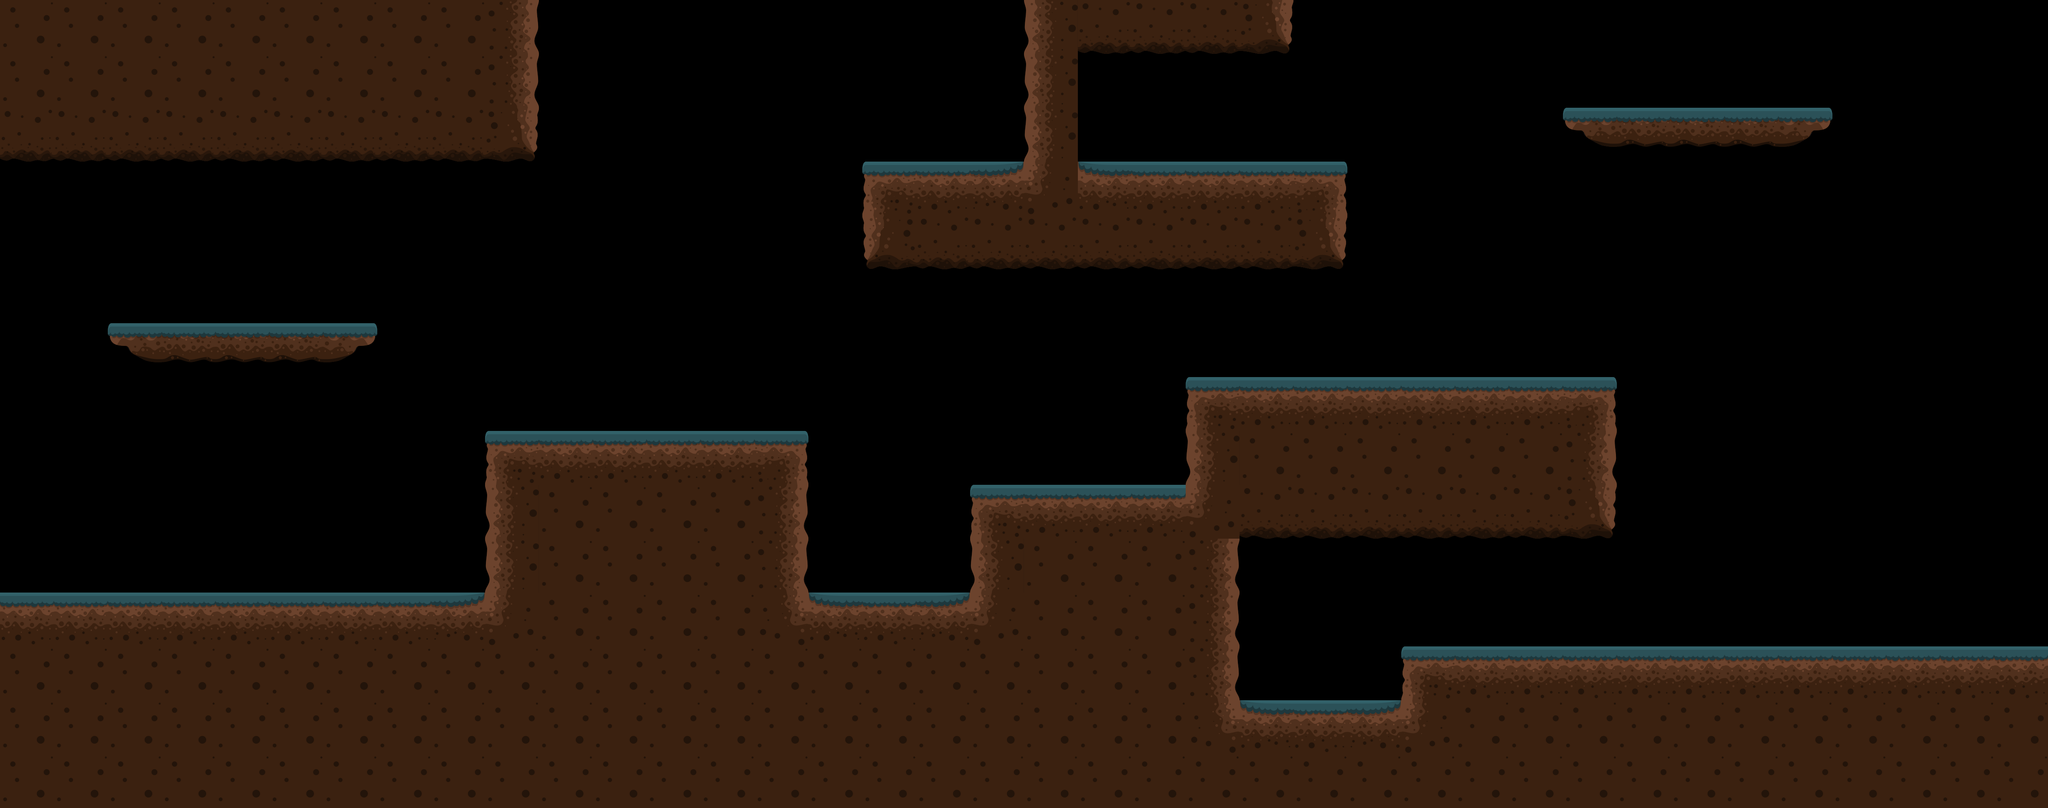

Below is a game level as drawn by its tile map, then a one-line description and the .tmx that defines it (tile-layer data replaced by summaries):
An orthogonal 38x15 tile map with 128x128 px tiles, 1 tile layer (Tile Layer 1), 2 tilesets and 39 objects.

<map version="1.10" tiledversion="1.11.2" orientation="orthogonal" renderorder="right-down" width="38" height="15" tilewidth="128" tileheight="128" infinite="0" nextlayerid="5" nextobjectid="54">
 <tileset firstgid="1" source="TilesPB.tsx" />
 <tileset firstgid="21" source="Objects.tsx" />
 <layer id="1" name="Tile Layer 1" width="38" height="15">
  <data>[570 cells, 250 non-empty, 16 distinct tile ids]</data>
 </layer>
 <objectgroup id="2" name="Object Layer 1">
  <object id="6" gid="28" x="4614.26" y="1542.44" width="239.256" height="270.992" />
  <object id="7" gid="29" x="4603.68" y="1283.26" width="260.413" height="165.207" />
  <object id="8" gid="21" x="517.661" y="1408.63" width="128.314" height="134.603" />
  <object id="9" gid="21" x="3558.98" y="895.57" width="128.314" height="134.603" />
  <object id="14" gid="23" x="2569.5" y="394.091" width="182" height="90" />
  <object id="15" gid="23" x="2008.83" y="1420.21" width="182" height="90" />
  <object id="16" gid="23" x="3368.17" y="1547.15" width="182" height="90" />
  <object id="17" gid="23" x="268.669" y="774.917" width="182" height="90" />
  <object id="18" gid="27" x="2425.24" y="1158.32" width="280.099" height="132.182" />
  <object id="19" gid="35" x="4106.36" y="1537.73" width="186.628" height="71.157" />
  <object id="20" gid="39" x="359.479" y="770.579" width="286" height="239" />
  <object id="25" gid="26" x="1409" y="1024" width="126" height="127" />
  <object id="26" gid="26" x="1535" y="1025" width="126" height="127" />
  <object id="27" gid="26" x="1658" y="1025" width="126" height="127" />
  <object id="28" gid="26" x="1661" y="897" width="126" height="127" />
  <object id="29" gid="26" x="1536" y="897" width="126" height="127" />
  <object id="30" gid="26" x="1664" y="769" width="126" height="127" />
  <object id="31" gid="2" x="676" y="1708" width="128" height="128" />
  <object id="32" gid="2" x="2696" y="1528" width="128" height="128" />
  <object id="33" gid="2" x="4112" y="1936" width="128" height="128" />
  <object id="34" gid="1" x="3080" y="1060" width="128" height="128" />
  <object id="35" gid="3" x="2488" y="1888" width="128" height="128" />
  <object id="36" gid="3" x="1604" y="1252" width="128" height="128" />
  <object id="37" gid="3" x="1264" y="1840" width="128" height="128" />
  <object id="38" gid="3" x="136" y="1708" width="128" height="128" />
  <object id="39" gid="3" x="928" y="128" width="128" height="128" />
  <object id="40" gid="4" x="312" y="324" width="128" height="128" />
  <object id="41" gid="4" x="80" y="184" width="128" height="128" />
  <object id="42" gid="4" x="4568" y="1732" width="128" height="128" />
  <object id="43" gid="4" x="3456" y="1828" width="128" height="128" />
  <object id="44" gid="4" x="3640" y="1224" width="128" height="128" />
  <object id="45" gid="4" x="2792" y="2372" width="128" height="128" />
 </objectgroup>
 <objectgroup id="4" name="Colliders">
  <object id="47" x="0" y="15.2988">
   <polygon points="0,0 5.0996,356.972 1269.8,362.072 1280,-20.3984" />
  </object>
  <object id="48" x="2070.44" y="397.769">
   <polygon points="0,0 362.072,-10.1992 367.171,-402.869 989.323,-392.669 989.323,-265.179 499.761,-285.578 479.363,-10.1992 1121.91,-15.2988 1127.01,234.582 -25.498,234.582" />
  </object>
  <object id="49" x="260.08" y="770.04">
   <polygon points="0,0 622.151,0 540.558,81.5936 107.092,86.6932" />
  </object>
  <object id="50" x="-30.5976" y="1412.59">
   <polygon points="0,0 1178.01,-5.0996 1183.11,-397.769 1438.09,-397.769 1432.99,-520.159 1555.38,-520.159 1555.38,-642.55 1672.67,-642.55 1682.87,-775.139 1830.76,-780.239 1820.56,-387.57 1927.65,-382.47 1922.55,5.0996 2361.12,10.1992 2350.92,-265.179 2865.98,-249.88 2865.98,-504.861 3860.4,-504.861 3865.5,-127.49 2952.67,-137.689 2957.77,285.578 3355.54,290.677 3355.54,127.49 4885.42,132.59 4890.52,515.06 -20.3984,555.857" />
  </object>
  <object id="51" x="4865.02" y="-5.0996">
   <polygon points="0,0 -5.0996,1922.55 -4870.12,1937.85 -4875.22,-10.1992 -45.8964,0 -45.8964,-96.8924 -4931.31,-107.092 -4941.51,2009.24 50.996,2014.34 50.996,-147.888 -107.092,-122.39" />
  </object>
  <object id="52" x="3314.74" y="-739.442" />
  <object id="53" x="3715" y="261">
   <polygon points="0,0 629,-4 550,80 76,80" />
  </object>
 </objectgroup>
</map>
